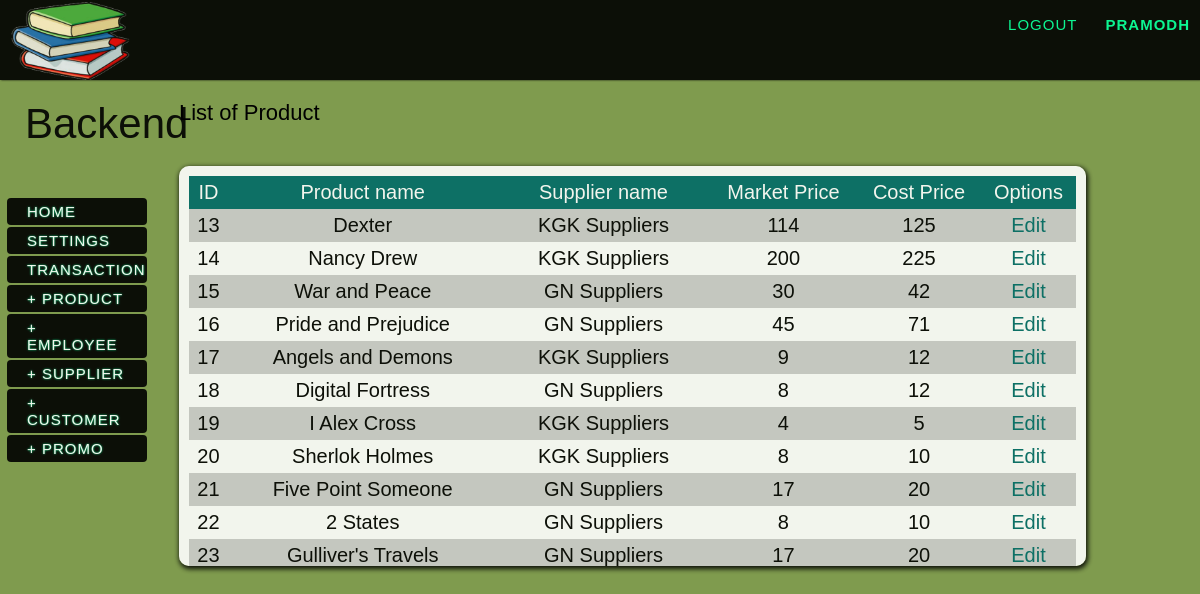
The page /viewlist.php?list=product (signed in) on the database its author committed.
### tables this page shows
CREATE TABLE IF NOT EXISTS `product` (
  `product_id` int(11) NOT NULL AUTO_INCREMENT,
  `cost_price` int(7) NOT NULL,
  `supplier_id` int(6) NOT NULL,
  `product_name` varchar(20) NOT NULL,
  `quantity` int(11) NOT NULL DEFAULT '0',
  `product_type` int(11) NOT NULL,
  `market_price` int(7) NOT NULL,
  PRIMARY KEY (`product_id`)
);

CREATE TABLE IF NOT EXISTS `supplier` (
  `sdealer` varchar(20) NOT NULL,
  `semail` varchar(40) NOT NULL,
  `sid` int(11) NOT NULL AUTO_INCREMENT,
  `saddress` varchar(50) NOT NULL,
  `sname` varchar(20) NOT NULL,
  `sphone` int(12) NOT NULL,
  PRIMARY KEY (`sid`),
  UNIQUE KEY `sphone` (`sphone`)
);

### viewlist.php (the view, shortened to what this page needs)
<?php
	require_once("include/header.php");
?>
<div id="body">
	<?php include_once("include/left_content.php"); ?>
    <div class="rcontent">
    <?php if(isset($_GET['list'])){
		if(!strcmp(strtolower($_GET['list']),"product")){
			echo"<h1><span>List of ".ucfirst($_GET['list'])."</span></h1>";
			echo"<div id='contentbox'><div id='data'>
				 <table id='itemList' ><tr><th>ID</th><th>Product name</th><th>Supplier name</th><th>Market Price</th><th>Cost Price</th><th>Options</th></tr>";
			$plist = mysql_query("select product_id, product_name, supplier_id, market_price, cost_price from product");
			while($row = mysql_fetch_array($plist)){
				echo"<tr><td>{$row['product_id']}</td>
					 <td>{$row['product_name']}</td>";
			$slist = mysql_query("select sdealer from supplier where sid='{$row['supplier_id']}'");
			$slist = mysql_fetch_array($slist);
				echo"<td>{$slist['sdealer']}</td>
					 <td>{$row['market_price']}</td>
					 <td>{$row['cost_price']}</td>
					 <td><a href='editlist.php?name=product&id={$row['product_id']}'>Edit</a> ";
			}
        	echo"</tr></table></div></div>";
		}
	}
	?>
    </div>
</div>

### css/outline.css (style rules this page uses)
body { margin-left:auto; margin-right:auto; background-color: #7f9b4e; background-repeat: repeat, no-repeat; background-position: center center; background-attachment: fixed; -webkit-background-size: auto, cover; -moz-background-size: auto, cover; -o-background-size: auto, cover; background-size: auto, cover; color: #000; font-family: 'Josefin Slab', Arial, sans-serif; font-size: 20px; }
a { color: #0f9; text-decoration: none; }
h1 { margin:0px; padding:20px; font-size:42px; color:#000; text-align:left; font-weight:400; text-align:left; }
h1 span { font-size:22px; color:#000; padding-top:10px; }
.rcontent { position:relative; width:84%; margin:0px 5px; float:left; overflow:auto; padding-bottom:100px; }
#contentbox { width:90%; height: 400px; margin: 20px; background-color:#FFFFFF; border-radius:10px; -moz-border-radius: 15px; -moz-box-shadow: 1px 2px 5px 1px #000; -webkit-box-shadow: 1px 2px 5px 1px #000; box-shadow: 1px 2px 5px 1px #000; opacity: 0.9; overflow: auto; }
#contentbox a { color:#006b68; }
#data { padding:10px; }
#itemList { width:100%; }
#itemList a { color:#006b68; }
#itemList th,td { padding:5px; text-align:center; }
#itemList tr:nth-child(even) { background-color: #CCC; }
#itemList tr:nth-child(odd) { background-color:#fff; }
#itemList tr:nth-child(1) { background-color:#006b68; color:#fff; }

### rows shown on the page
product: product_id "13", product_name "Dexter", supplier.sdealer "KGK Suppliers", market_price "114", cost_price "125"
product: product_id "14", product_name "Nancy Drew", supplier.sdealer "KGK Suppliers", market_price "200", cost_price "225"
product: product_id "15", product_name "War and Peace", supplier.sdealer "GN Suppliers", market_price "30", cost_price "42"
product: product_id "16", product_name "Pride and Prejudice", supplier.sdealer "GN Suppliers", market_price "45", cost_price "71"
product: product_id "17", product_name "Angels and Demons", supplier.sdealer "KGK Suppliers", market_price "9", cost_price "12"
product: product_id "18", product_name "Digital Fortress", supplier.sdealer "GN Suppliers", market_price "8", cost_price "12"
product: product_id "19", product_name "I Alex Cross", supplier.sdealer "KGK Suppliers", market_price "4", cost_price "5"
product: product_id "20", product_name "Sherlok Holmes", supplier.sdealer "KGK Suppliers", market_price "8", cost_price "10"
product: product_id "21", product_name "Five Point Someone", supplier.sdealer "GN Suppliers", market_price "17", cost_price "20"
product: product_id "22", product_name "2 States", supplier.sdealer "GN Suppliers", market_price "8", cost_price "10"
product: product_id "23", product_name "Gulliver's Travels", supplier.sdealer "GN Suppliers", market_price "17", cost_price "20"

### other values the page prints
$_SESSION['username'] "PRAMODH"
$_GET['list'] "Product"
